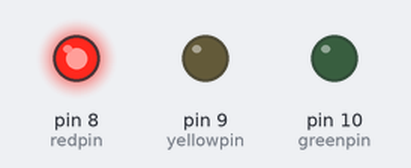
Simulated run of this sketch. Board: Arduino Uno, built with avr-gcc and run on an emulated ATmega328P. Shown: output pins drawn as LEDs (lit = HIGH).

Above: at 1.5 s.
At 4.0 s:
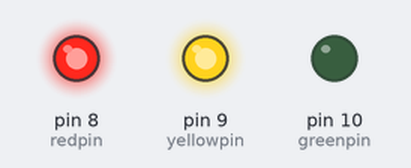
At 6.5 s:
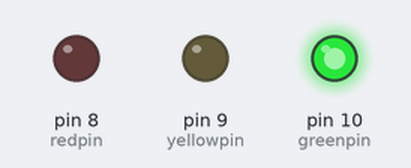
At 9.0 s:
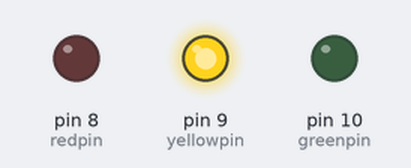
Timing chart, 0 to 13.0 s (numbered marks = the images above):
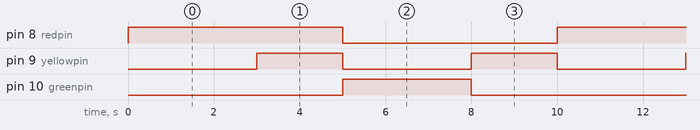

The sketch:

traffic_lights.ino
```cpp
/*simple code to create a traffic light
  requirements:
  1)LEDs(red,yellow,green)
  2)breadboard
  3)jumper cables
  4)three 150 ohm resistors
 HAVE FUN MODIFYING TE CODE TO ACHIEVE DIFFERENT RESULTS
  */
int redpin = 8;
int yellowpin = 9;
int greenpin = 10;
int leddelay = 3000;

void setup() {
  pinMode(redpin,OUTPUT);
  pinMode(yellowpin,OUTPUT);
  pinMode(greenpin,OUTPUT);

}
void loop() {
 digitalWrite(redpin,HIGH);
 delay(leddelay);

 digitalWrite(yellowpin,HIGH);
 delay(2000);

 digitalWrite(greenpin,HIGH);
 digitalWrite(redpin,LOW);
 digitalWrite(yellowpin,LOW);
 delay(leddelay);

 digitalWrite(yellowpin,HIGH);
 digitalWrite(greenpin,LOW);
 delay(2000);

 digitalWrite(yellowpin,LOW);


}
```

Measured:
- by itself, pin 8 (redpin): alternates HIGH for 5.0 s and LOW for 5.0 s
- by itself, pin 9 (yellowpin): alternates HIGH for 2.0 s and LOW for 3.0 s
- by itself, pin 10 (greenpin): alternates HIGH for 3.0 s and LOW for 7.0 s
